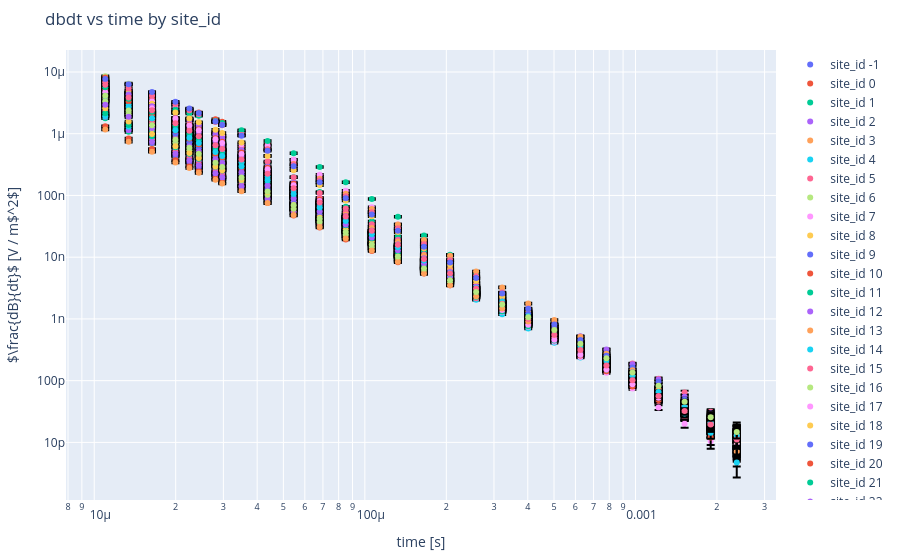

Notebook code for this chart:
### Code cell
import plotly.graph_objects as go

fig = go.Figure()

for site_id, group in df_data.groupby("site_id"):
    fig.add_trace(
        go.Scatter(
            x=group["time"],
            y=group["dbdt"],
            mode="markers",
            name=f"site_id {site_id}",
            error_y=dict(
                type="data",
                symmetric=False,
                array=group["error_ub"],
                arrayminus=group["error_lb"],
                visible=True,
                color="black",
            )
        )
    )

fig.update_layout(
    xaxis_type="log",
    yaxis_type="log",
    xaxis_title="time [s]",
    yaxis_title="$\\frac{dB}{dt}$ [V / m$^2$]",
    title="dbdt vs time by site_id",
    margin={"l": 50, "r": 50, "t": 50, "b": 50},
    dragmode='select'
)

fig.show()
